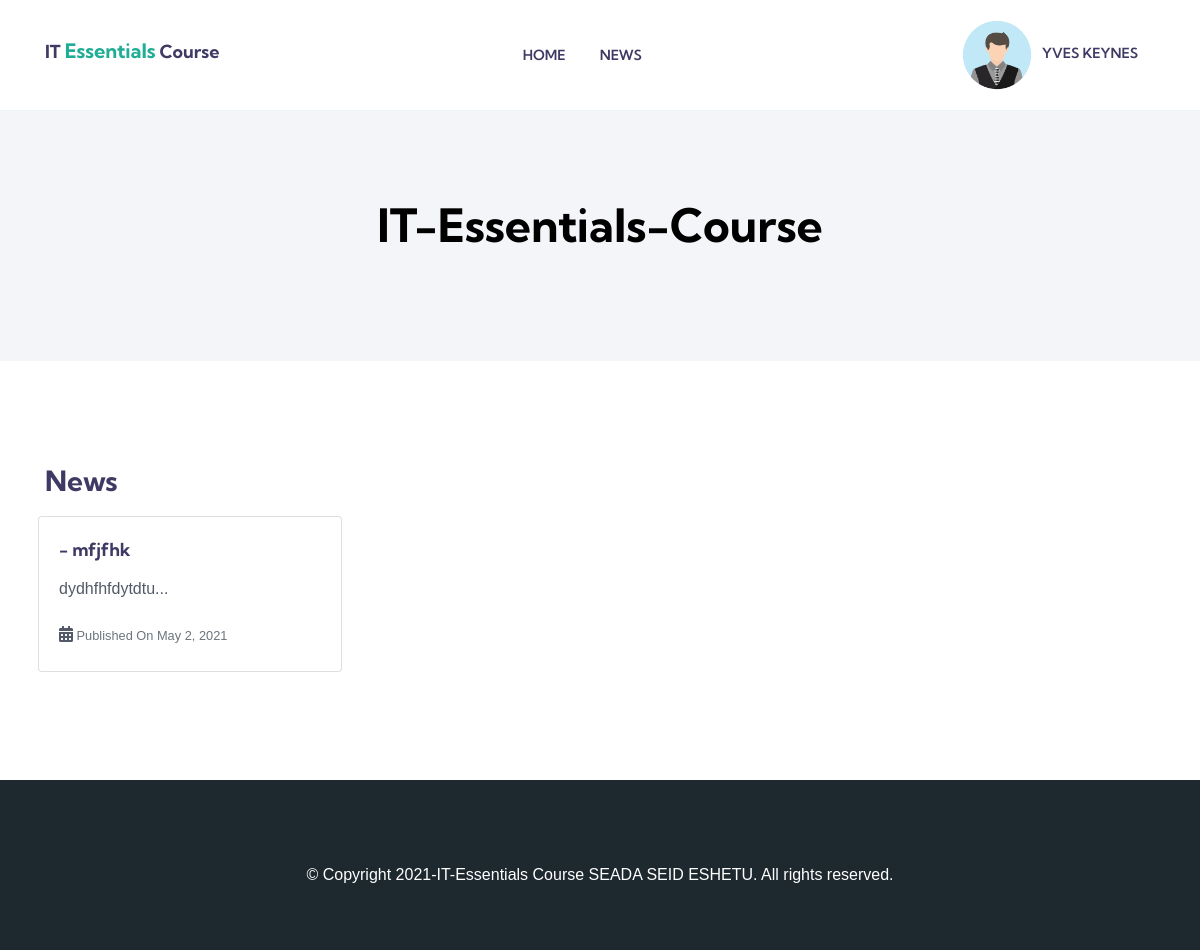
/news (signed in), run on an earlier commit of the app's database.
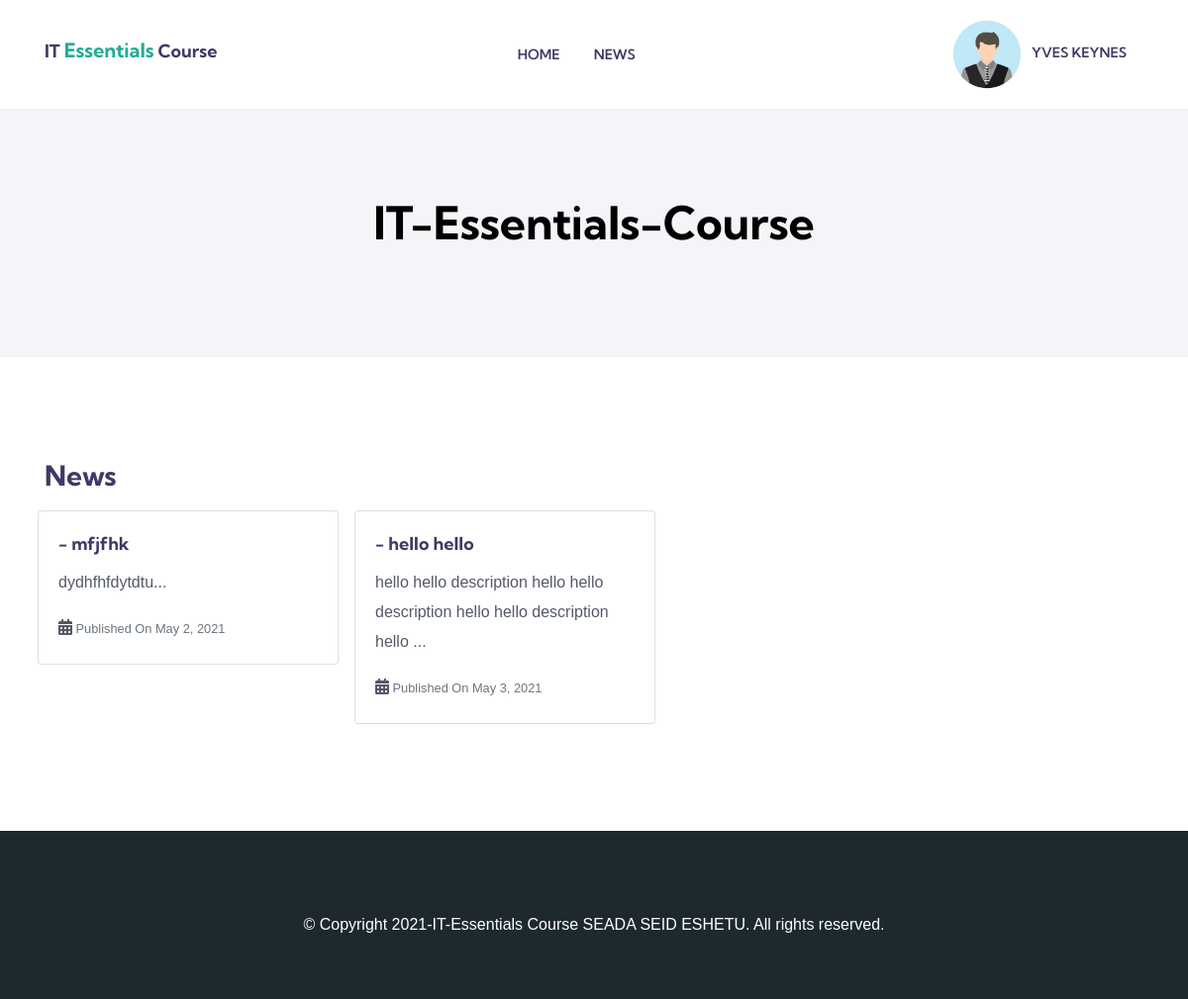
And on a later commit of the database.
### it_essentials/models.py (models this page shows, shortened)
class News(models.Model):
    title = models.CharField(max_length=300)
    content = content = models.TextField()
    published_date = models.DateField(auto_now_add=True)
    def snippet(self):
        return self.content[:80] + '...'

### it_essentials/views.py (the view)
# urls.py: path('news', news, name='news'),
def news(request):
    news=News.objects.all()
    chapters = Chapter.objects.all()
    return render(request, 'core/news.html',{'news':news,'chapters':chapters})

### it_essentials/templates/core/news.html
{% extends "index.html" %} {% load static %} {% block container %}
<section class="page-header">
    <div class="container">
        <div class="row justify-content-center">
            <div class="col-lg-8 col-xl-8">
                <div class="title-block">
                    <h1>IT-Essentials-Course</h1>
                </div>
            </div>
        </div>
    </div>
</section>
<section class="section-padding course">
    <div class="container">
        <h3>News</h3>
        <div class="row">
            {% for news in news %}
                <a href="{% url 'news_details' news.id %}">
                    <div class="card m-2" style="width: 19rem;">
                        <div class="card-body">
                            <h5 class="card-title">- {{news.title}}</h5>
                            <p class="card-text">{{news.snippet}}</p>
                            <p class="card-text"><i class="fa fa-calendar-alt"></i><small class="text-muted"> Published On {{news.published_date}}</small></p>
                        </div>
                    </div>
                </a>
            {% endfor %}
        </div>
    </div>
</section>
{% endblock container %}

What changed in the data, as far as the page shows it:
added News: title "hello hello", snippet "hello hello description hello hello description hello hello description hello ...", published_date "May 3, 2021"
